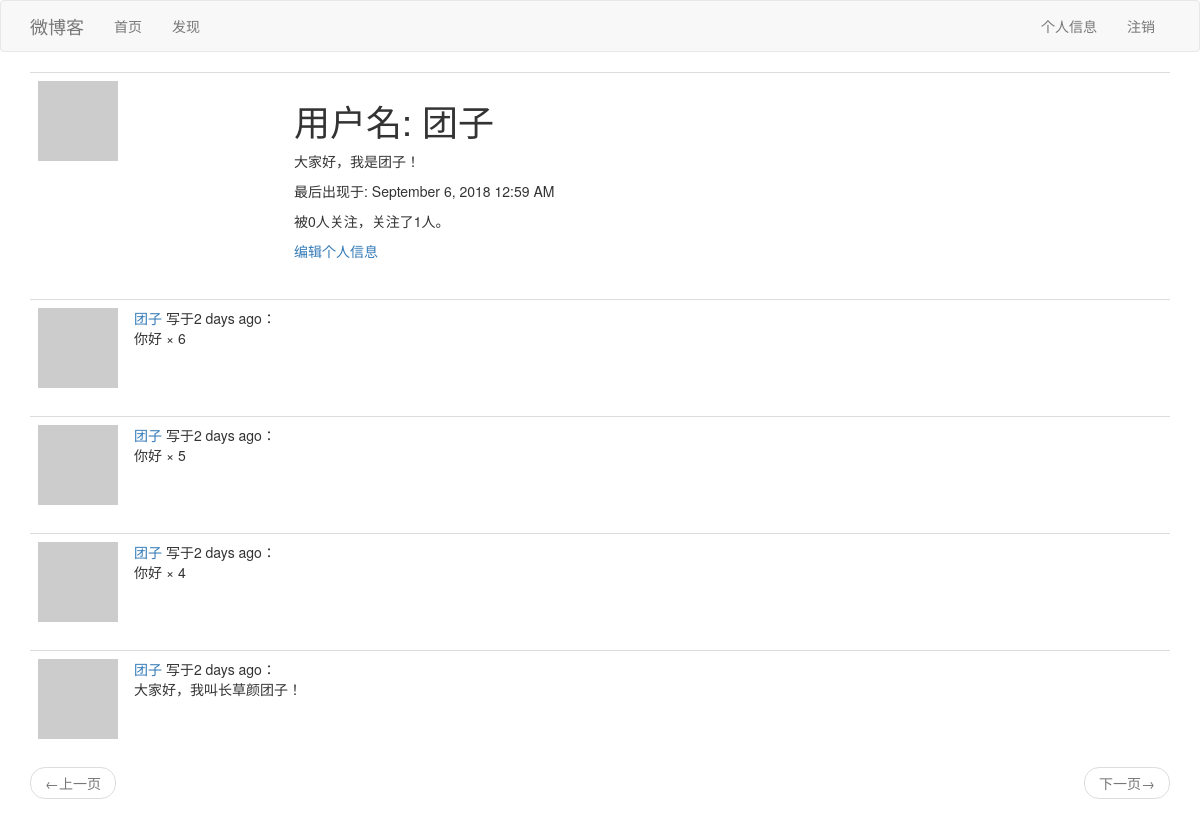
Page /user/团子 (signed in) on the earlier database version.
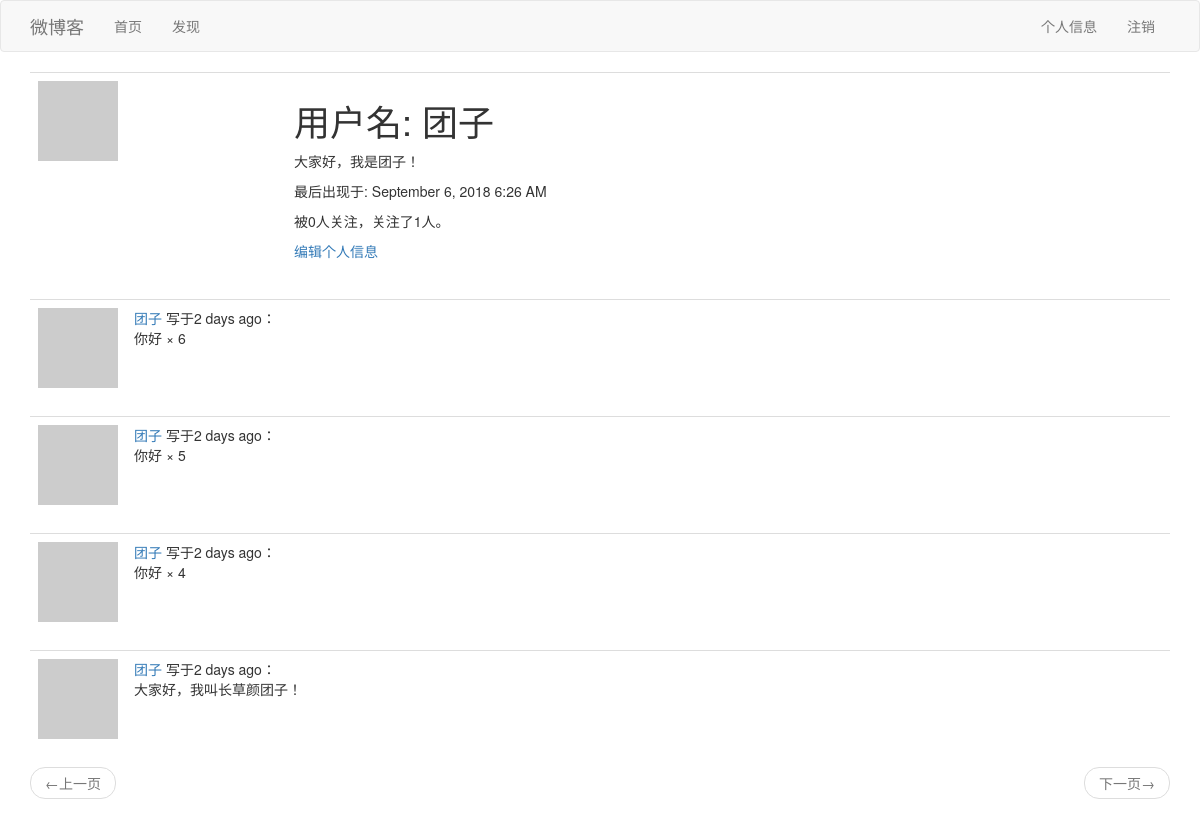
Same page on the later database version.
### app/models.py (models this page shows, shortened)
class User(UserMixin, db.Model):
    id = db.Column(db.Integer, primary_key=True)
    username = db.Column(db.String(64), index=True, unique=True)
    email = db.Column(db.String(120), index=True, unique=True)
    password_hash = db.Column(db.String(128))
    posts = db.relationship('Post', backref='author', lazy='dynamic')
    about_me = db.Column(db.String(140))
    last_seen = db.Column(db.DateTime, default=datetime.utcnow)
    followed = db.relationship(
        'User', secondary=followers,
        primaryjoin=(followers.c.follower_id == id),
        secondaryjoin=(followers.c.followed_id == id),
        backref=db.backref('followers', lazy='dynamic'),
        lazy='dynamic')
    def avatar(self, size):
        digest = md5(self.email.lower().encode('utf-8')).hexdigest()
        return 'https://www.gravatar.com/avatar/{}?d=robohash&s={}'.format(
            digest, size)

class Post(db.Model):
    id = db.Column(db.Integer, primary_key=True)
    body = db.Column(db.String(140))
    timestamp = db.Column(db.DateTime, index=True, default=datetime.utcnow)
    user_id = db.Column(db.Integer, db.ForeignKey('user.id'))

### app/routes.py (the view)
@app.route('/user/<username>')
@login_required
def user(username):
    user = User.query.filter_by(username=username).first_or_404()
    page = request.args.get('page', 1, type=int)
    posts = user.posts.order_by(Post.timestamp.desc()).paginate(
        page, app.config['POSTS_PER_PAGE'], False)
    next_url = url_for('index', page=posts.next_num) if posts.has_next else None
    prev_url = url_for('index', page=posts.prev_num) if posts.has_prev else None
    return render_template('user.html', user=user, posts=posts.items,
                           next_url=next_url, prev_url=prev_url)

### app/models.py (called while the page is built)
@login.user_loader
def load_user(id):
    return User.query.get(int(id))

### app/routes.py (called while the page is built)
@app.before_request
def before_request():
    if current_user.is_authenticated:
        current_user.last_seen = datetime.utcnow()
        db.session.commit()

### app/templates/user.html
{% extends 'base.html' %}
{% block app_content %}
    <table class="table table-hover">
        <tr>
            <td width="256px"><img src="{{ user.avatar(256) }}"></td>
            <td>
                <h1>用户名: {{ user.username }}</h1>
                {% if user.about_me %}
                    <p>{{ user.about_me }}</p>
                {% endif %}
                {% if user.last_seen %}
                    <p>最后出现于: {{ moment(user.last_seen).format('LLL') }}</p>
                {% endif %}
                <p>被{{ user.followers.count() }}人关注，关注了{{ user.followed.count() }}人。</p>
                {% if user == current_user %}
                    <p><a href="{{ url_for('edit_profile') }}">编辑个人信息</a></p>
                {% elif not current_user.is_following(user) %}
                    <p><a href="{{ url_for('follow', username=user.username) }}">关注</a></p>
                {% else %}
                    <p><a href="{{ url_for('unfollow', username=user.username) }}">取消关注</a></p>
                {% endif %}
            </td>
        </tr>
    </table>
    {% for post in posts %}
        {% include "_post.html" %}
    {% endfor %}
    <nav aria-label="...">
        <ul class="pager">
            <li class="previous{% if not prev_url %} disabled{% endif %}">
                <a href="{{ prev_url or '#' }}">
                    <span aria-hidden="true">&larr;</span>上一页
                </a>
            </li>
            <li class="next{% if not next_url %} disabled{% endif %}">
                <a href="{{ next_url or '#' }}">
                    下一页<span aria-hidden="true">&rarr;</span>
                </a>
            </li>
        </ul>
    </nav>
{% endblock %}

### app/templates/base.html (shortened to what this page needs)
{% extends 'bootstrap/base.html' %}
{% block navbar %}
    <nav class="navbar navbar-default">
        <div class="container">
            <div class="navbar-header">
                <a class="navbar-brand" href="{{ url_for('index') }}">微博客</a>
            </div>
            <div class="collapse navbar-collapse" id="bs-example-navbar-collapse-1">
                <ul class="nav navbar-nav">
                    <li><a href="{{ url_for('index') }}">首页</a></li>
                    <li><a href="{{ url_for('explore') }}">发现</a></li>
                </ul>
                <ul class="nav navbar-nav navbar-right">
                    {% if current_user.is_anonymous %}
                    <li><a href="{{ url_for('login') }}">登录</a></li>
                    {% else %}
                    <li><a href="{{ url_for('user', username=current_user.username) }}">个人信息</a></li>
                    <li><a href="{{ url_for('logout') }}">注销</a></li>
                    {% endif %}
                </ul>
            </div>
        </div>
    </nav>
{% endblock %}
{% block content %}
    <div class="container">
        {% block app_content %}{% endblock %}
    </div>
{% endblock %}

### app/templates/_post.html (shortened to what this page needs)
<table class="table table-hover">
    <tr>
        <td width="70px">
            <a href="{{ url_for('user', username=post.author.username) }}">
                <img src="{{ post.author.avatar(36) }}">
            </a>
        </td>
        <td>
            <a href="{{ url_for('user', username=post.author.username) }}">
                {{ post.author.username }}
            </a>
            写于{{ moment(post.timestamp).fromNow() }}：
            <br/>
            {{ post.body }}
        </td>
</table>

Differences in the rows shown:
changed User "团子": last_seen "September 6, 2018 12:59 AM" → "September 6, 2018 6:26 AM"
